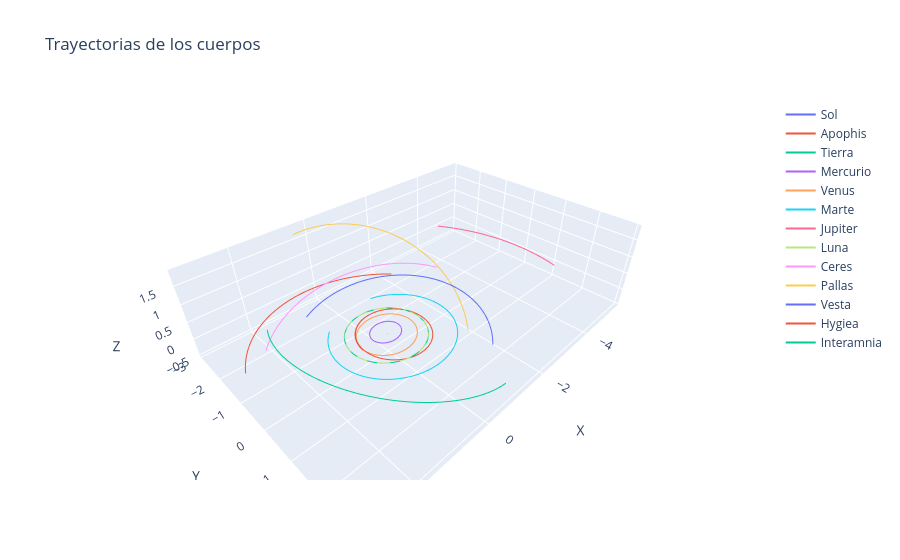

Here is the notebook cell this chart was saved with:
### Code cell
# graph !
fig = go.Figure()
fig.add_trace(go.Scatter3d(x=rs[0][:,0], y=rs[0][:,1], z=rs[0][:,2], mode='lines', name='Sol'))
fig.add_trace(go.Scatter3d(x=rs[1][:,0], y=rs[1][:,1], z=rs[1][:,2], mode='lines', name='Apophis'))
fig.add_trace(go.Scatter3d(x=rs[2][:,0], y=rs[2][:,1], z=rs[2][:,2], mode='lines', name='Tierra'))
fig.add_trace(go.Scatter3d(x=rs[3][:,0], y=rs[3][:,1], z=rs[3][:,2], mode='lines', name='Mercurio'))
fig.add_trace(go.Scatter3d(x=rs[4][:,0], y=rs[4][:,1], z=rs[4][:,2], mode='lines', name='Venus'))
fig.add_trace(go.Scatter3d(x=rs[5][:,0], y=rs[5][:,1], z=rs[5][:,2], mode='lines', name='Marte'))
fig.add_trace(go.Scatter3d(x=rs[6][:,0], y=rs[6][:,1], z=rs[6][:,2], mode='lines', name='Jupiter'))
#fig.add_trace(go.Scatter3d(x=rs[7][:,0], y=rs[7][:,1], z=rs[7][:,2], mode='lines', name='Saturno'))  # Las órbitas de Saturno, Urano y Neptuno son muy grandes para la gráfica 
#fig.add_trace(go.Scatter3d(x=rs[8][:,0], y=rs[8][:,1], z=rs[8][:,2], mode='lines', name='Urano'))
#fig.add_trace(go.Scatter3d(x=rs[9][:,0], y=rs[9][:,1], z=rs[9][:,2], mode='lines', name='Neptuno'))
fig.add_trace(go.Scatter3d(x=rs[10][:,0], y=rs[10][:,1], z=rs[10][:,2], mode='lines', name='Luna'))
fig.add_trace(go.Scatter3d(x=rs[11][:,0], y=rs[11][:,1], z=rs[11][:,2], mode='lines', name='Ceres'))
fig.add_trace(go.Scatter3d(x=rs[12][:,0], y=rs[12][:,1], z=rs[12][:,2], mode='lines', name='Pallas'))
fig.add_trace(go.Scatter3d(x=rs[13][:,0], y=rs[13][:,1], z=rs[13][:,2], mode='lines', name='Vesta'))
fig.add_trace(go.Scatter3d(x=rs[14][:,0], y=rs[14][:,1], z=rs[14][:,2], mode='lines', name='Hygiea'))
fig.add_trace(go.Scatter3d(x=rs[15][:,0], y=rs[15][:,1], z=rs[15][:,2], mode='lines', name='Interamnia'))
fig.update_layout(title='Trayectorias de los cuerpos', scene=dict(xaxis_title='X', yaxis_title='Y', zaxis_title='Z'))
fig.update_layout(scene=dict(aspectmode='data'))
fig.show()

### Figure 1 — Plotly figure (JSON) as saved in the notebook; plotly's stock layout.template omitted (floating-point values rounded to 4 significant figures; data arrays with more than 128 entries replaced by an {"elided": "..."} marker saying what was removed)
{"data": [{"mode": "lines", "name": "Sol", "type": "scatter3d", "x": {"elided": "1500 float values"}, "y": {"elided": "1500 float values"}, "z": {"elided": "1500 float values"}}, {"mode": "lines", "name": "Apophis", "type": "scatter3d", "x": {"elided": "1500 float values"}, "y": {"elided": "1500 float values"}, "z": {"elided": "1500 float values"}}, {"mode": "lines", "name": "Tierra", "type": "scatter3d", "x": {"elided": "1500 float values"}, "y": {"elided": "1500 float values"}, "z": {"elided": "1500 float values"}}, {"mode": "lines", "name": "Mercurio", "type": "scatter3d", "x": {"elided": "1500 float values"}, "y": {"elided": "1500 float values"}, "z": {"elided": "1500 float values"}}, {"mode": "lines", "name": "Venus", "type": "scatter3d", "x": {"elided": "1500 float values"}, "y": {"elided": "1500 float values"}, "z": {"elided": "1500 float values"}}, {"mode": "lines", "name": "Marte", "type": "scatter3d", "x": {"elided": "1500 float values"}, "y": {"elided": "1500 float values"}, "z": {"elided": "1500 float values"}}, {"mode": "lines", "name": "Jupiter", "type": "scatter3d", "x": {"elided": "1500 float values"}, "y": {"elided": "1500 float values"}, "z": {"elided": "1500 float values"}}, {"mode": "lines", "name": "Luna", "type": "scatter3d", "x": {"elided": "1500 float values"}, "y": {"elided": "1500 float values"}, "z": {"elided": "1500 float values"}}, {"mode": "lines", "name": "Ceres", "type": "scatter3d", "x": {"elided": "1500 float values"}, "y": {"elided": "1500 float values"}, "z": {"elided": "1500 float values"}}, {"mode": "lines", "name": "Pallas", "type": "scatter3d", "x": {"elided": "1500 float values"}, "y": {"elided": "1500 float values"}, "z": {"elided": "1500 float values"}}, {"mode": "lines", "name": "Vesta", "type": "scatter3d", "x": {"elided": "1500 float values"}, "y": {"elided": "1500 float values"}, "z": {"elided": "1500 float values"}}, {"mode": "lines", "name": "Hygiea", "type": "scatter3d", "x": {"elided": "1500 float values"}, "y": {"elided": "1500 float values"}, "z": {"elided": "1500 float values"}}, {"mode": "lines", "name": "Interamnia", "type": "scatter3d", "x": {"elided": "1500 float values"}, "y": {"elided": "1500 float values"}, "z": {"elided": "1500 float values"}}], "layout": {"scene": {"aspectmode": "data", "xaxis": {"title": {"text": "X"}}, "yaxis": {"title": {"text": "Y"}}, "zaxis": {"title": {"text": "Z"}}}, "title": {"text": "Trayectorias de los cuerpos"}}}
